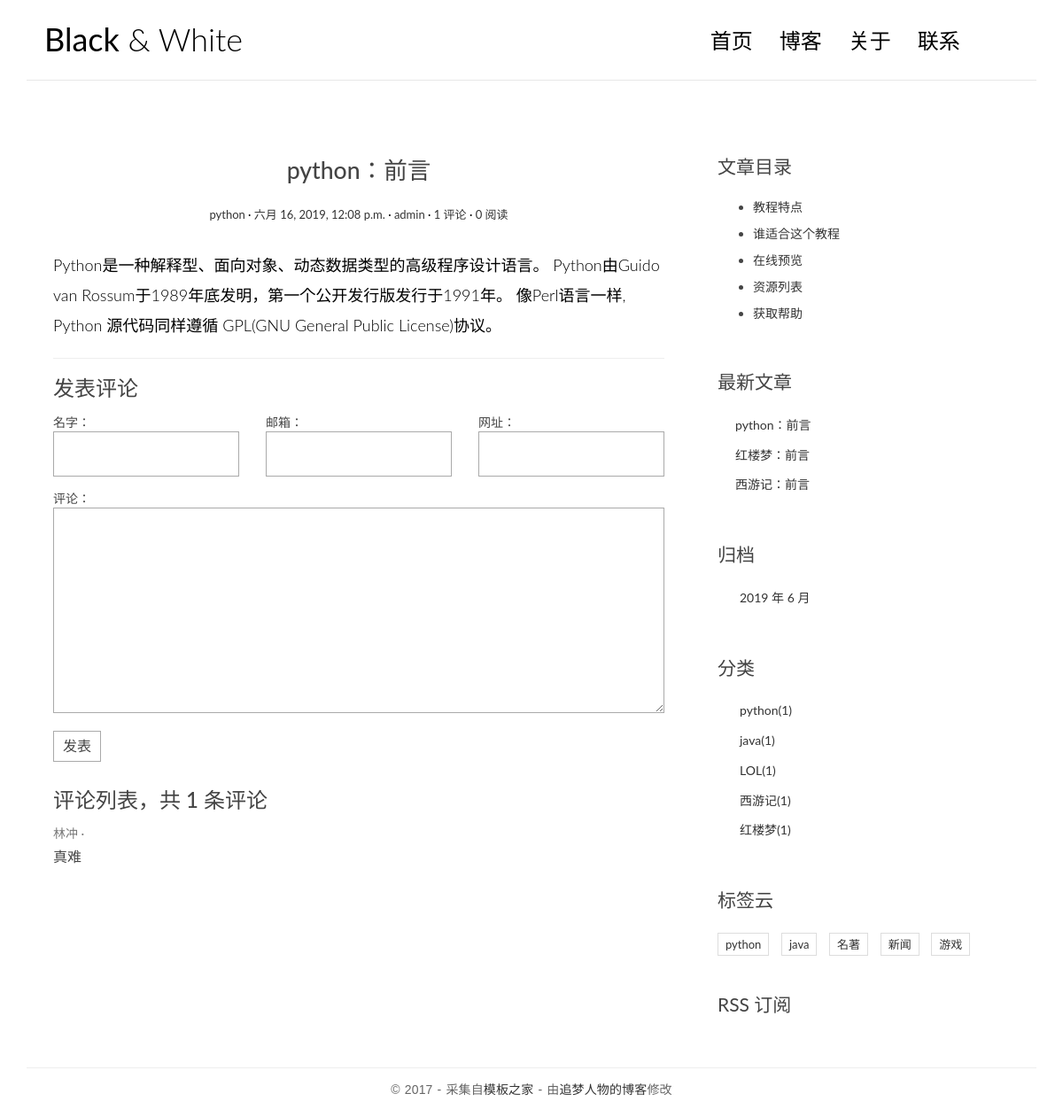
/single/1/, run on the app's committed database.
### blog/models.py (models this page shows, shortened)
class Article(models.Model):
    title=models.CharField(max_length=50)
    author=models.ForeignKey(User,on_delete=models.CASCADE)
    body=models.TextField()
    create_time=models.DateTimeField(auto_now=True)
    update_time=models.DateTimeField(auto_now_add=True)
    views=models.IntegerField(default=0)
    category=models.ForeignKey(Category,on_delete=models.CASCADE)
    tag=models.ManyToManyField(Tag)

class Category(models.Model):
    title=models.CharField(max_length=50)

class Tag(models.Model):
    title=models.CharField(max_length=50)

### comment/models.py (models this page shows)
class Comment(models.Model):
    name=models.CharField(max_length=50,verbose_name='名字：')
    content=models.TextField(max_length=500,verbose_name='评论：')
    email=models.EmailField(blank=True,null=True,verbose_name='邮箱：')
    url=models.URLField(blank=True,null=True,verbose_name='网址：')
    create_time=models.DateTimeField(auto_now=True)
    article=models.ForeignKey(Article,on_delete=models.CASCADE)

### blog/views.py (the view, shortened to what this page needs)
# urls.py: url('^single/(\d+)/$',SingleView.as_view(),name='single'),
class SingleView(View):
    def get(self,req,id):
        article=get_object_or_404(Article,pk=id)
        cf=CommentForm()
        return render(req,'blog/single.html',locals())

### blog/forms.py
class CommentForm(forms.ModelForm):
    class Meta():
        model=Comment
        fields=['name','email','url','content']
        widget={'content':forms.Textarea}

### blog/templatetags/my_fun.py (called while the page is built)
@register.simple_tag
def newarticles():
    return Article.objects.all().order_by('-create_time')[:3]

@register.simple_tag
def gui():
    return Article.objects.dates('create_time','month')

@register.simple_tag
def category():
    return Category.objects.all()

@register.simple_tag
def tag():
    return Tag.objects.all()

### template/blog/single.html (shortened to what this page needs)
{% extends 'blog/base.html' %}
{% block left %}
<article class="post post-1">
<header class="entry-header">
    <h1 class="entry-title">{{article.title}}：前言</h1>
    <div class="entry-meta">
        <span class="post-category"><a href="#">{{article.category.title}}</a></span>
        <span class="post-date"><a href="#"><time class="entry-date"
                                                  datetime="2012-11-09T23:15:57+00:00">{{article.create_time}}</time></a></span>
        <span class="post-author"><a href="#">{{article.author}}</a></span>
        <span class="comments-link"><a href="#">{{article.comment_set.count}} 评论</a></span>
        <span class="views-count"><a href="#">{{article.views}} 阅读</a></span>
    </div>
</header>
<div class="entry-content clearfix">
    {{article.body}}
</div>
</article>
<section class="comment-area" id="comment-area">
<hr>
<h3>发表评论</h3>
<form action="{% url 'blog:single' article.id %}" method="post" class="comment-form">
    <div class="row">
        <div class="col-md-4">
            {{cf.name.label}}
            {{cf.name}}
        </div>
        <div class="col-md-4">
            {{cf.email.label}}
            {{cf.email}}
        </div>
        <div class="col-md-4">
            {{cf.url.label}}
            {{cf.url}}
        </div>
        <div class="col-md-12">
            {{cf.content.label}}
            {{cf.content}}
            <button type="submit" class="comment-btn">发表</button>
        </div>
    </div>
</form>
<div class="comment-list-panel">
    <h3>评论列表，共 <span>{{article.comment_set.count}}</span> 条评论</h3>
    <ul class="comment-list list-unstyled">
        {% for comment in article.comment_set.all %}
            <li class="comment-item">
                <span class="nickname">{{comment.name}}</span>
                <div class="text">
                    {{comment.content}}
                </div>
            </li>
        {% endfor %}
    </ul>
</div>
</section>
{% endblock %}
{% block right %}
<div class="widget widget-content">
    <h3 class="widget-title">文章目录</h3>
    <ul>
        <li>
            <a href="#">教程特点</a>
        </li>
        <li>
            <a href="#">谁适合这个教程</a>
        </li>
        <li>
            <a href="#">在线预览</a>
        </li>
        <li>
            <a href="#">资源列表</a>
        </li>
        <li>
            <a href="#">获取帮助</a>
        </li>
    </ul>
</div>
{% endblock %}

### template/blog/base.html (shortened to what this page needs)
<!DOCTYPE html>
{% load my_fun %}
<html>
<head>
    <link rel="stylesheet" href="/static/css/bootstrap.min.css">
    <link rel="stylesheet" href="http://code.ionicframework.com/ionicons/2.0.1/css/ionicons.min.css">
    <link rel="stylesheet" href="/static/css/pace.css">
    <link rel="stylesheet" href="/static/css/custom.css">
</head>
<body>
<div class="container">
    <header id="site-header">
        <div class="row">
            <div class="col-md-4 col-sm-5 col-xs-8">
                <div class="logo">
                    <h1><a href="{% url 'blog:index' %}"><b>Black</b> &amp; White</a></h1>
                </div>
            </div>
            <div class="col-md-8 col-sm-7 col-xs-4">
                <nav class="main-nav" role="navigation">
                    <div class="collapse navbar-collapse" id="bs-example-navbar-collapse-1">
                        <ul class="nav navbar-nav navbar-right">
                            <li class="cl-effect-11"><a href="index.html" data-hover="首页">首页</a></li>
                            <li class="cl-effect-11"><a href="full-width.html" data-hover="博客">博客</a></li>
                            <li class="cl-effect-11"><a href="about.html" data-hover="关于">关于</a></li>
                            <li class="cl-effect-11"><a href="contact.html" data-hover="联系">联系</a></li>
                        </ul>
                    </div>
                </nav>
            </div>
        </div>
    </header>
</div>
<div class="content-body">
    <div class="container">
        <div class="row">
            <main class="col-md-8">
                {% block left %}{% endblock %}
            </main>
            <aside class="col-md-4">
                {% block right %}{% endblock %}
                <div class="widget widget-recent-posts">
                    <h3 class="widget-title">最新文章</h3>
                    <ul>
                        {% newarticles as articles %}
                        {% for article in articles%}
                            <li>
                                <a href="{% url 'blog:single' article.id %}">{{article.title}}：前言</a>
                            </li>
                        {% endfor %}
                    </ul>
                </div>
                <div class="widget widget-archives">
                    <h3 class="widget-title">归档</h3>
                    <ul>
                        {% gui as times %}
                        {% for time in times %}
                            <li>
                                <a href="{% url 'blog:gui' time.year time.month %}">{{time.year}} 年 {{time.month}} 月</a>
                            </li>
                        {% endfor %}
                    </ul>
                </div>
                <div class="widget widget-category">
                    <h3 class="widget-title">分类</h3>
                    <ul>
                        {% category as categorys %}
                        {% for c in categorys %}
                            <li>
                                <a href="{% url 'blog:category' c.id %}">{{c.title}}<span class="post-count">({{c.article_set.count}})</span></a>
                            </li>
                        {% endfor %}
                    </ul>
                </div>
                <div class="widget widget-tag-cloud">
                    <h3 class="widget-title">标签云</h3>
                    <ul>
                        {% tag as tags %}
                        {% for t in tags %}
                            <li>
                                <a href="{% url 'blog:tag' t.id %}">{{t.title}}</a>
                            </li>
                        {% endfor %}
                    </ul>
                </div>
                <div class="rss">
                    <a href="{% url 'blog:rss' %}"> RSS 订阅</a>
                </div>
            </aside>
        </div>
    </div>
</div>
<footer id="site-footer">
    <div class="container">
        <div class="row">
            <div class="col-md-12">
                <p class="copyright">&copy 2017 - 采集自<a href="http://www.cssmoban.com/"
                                                        target="_blank" title="模板之家">模板之家</a>
                    - 由<a href="http://zmrenwu.com/" title="网页模板" target="_blank">追梦人物的博客</a>修改
                </p>
            </div>
        </div>
    </div>
</footer>
</body>
</html>

### static/css/custom.css (style rules this page uses)
* { outline: none; }
h1, h2, h3, h4, h5, h6 { margin-top: 0; }
b { font-weight: 400; }
a { color: #333; }
body { color: #444; font-family: 'Lato', sans-serif; }
p { font-family: 'Ubuntu', sans-serif; font-weight: 400; word-spacing: 1px; letter-spacing: 0.01em; }
#site-header { background-color: #FFF; padding: 25px 20px; margin-bottom: 40px; border-bottom: 1px solid #e7e7e7; }
.logo h1 a { color: #000; }
.logo h1 { margin: 0; font-family: 'Lato', sans-serif; font-weight: 300; }
.main-nav { margin-top: 11px; max-width: 95%; }
.main-nav a { color: #000000 !important; padding: 0 0 5px 0 !important; margin-right: 30px; font-family: 'Lato', sans-serif; font-weight: 300; font-size: 24px; }
.cl-effect-11 a { padding: 10px 0; color: #0972b4; text-shadow: none; }
.cl-effect-11 a::before { position: absolute; top: 0; left: 0; overflow: hidden; padding: 0 0 5px 0 !important; max-width: 0; border-bottom: 1px solid #000; color: #000; content: attr(data-hover); white-space: nowrap; -webkit-transition: max-width 0.5s; -moz-transition: max-width 0.5s; transition: max-width 0.5s; }
.content-body { padding-bottom: 4em; }
.post { background: #fff; padding: 30px 30px 0; }
.entry-title { text-align: center; font-size: 1.9em; margin-bottom: 20px; line-height: 1.6; padding: 10px 20px 0; }
.entry-meta { text-align: center; color: #DDDDDD; font-size: 13px; margin-bottom: 30px; }
.entry-content { font-size: 18px; line-height: 1.9; font-weight: 300; color: #000; }
.post-category::after, .post-date::after, .post-author::after, .comments-link::after { content: ' ·'; color: #000; }
.widget { background: #fff; padding: 30px 0 0; }
.widget-title { font-size: 1.5em; margin-bottom: 20px; line-height: 1.6; padding: 10px 0 0; font-weight: 400; }
.widget-recent-posts ul { padding: 0; margin: 0; padding-left: 20px; }
.widget-recent-posts ul li { list-style-type: none; position: relative; line-height: 170%; margin-bottom: 10px; }
.widget-recent-posts ul li::before { content: '\f3d3'; font-family: "Ionicons"; position: absolute; left: -17px; top: 3px; font-size: 16px; color: #000; }
.widget-archives ul { padding: 0; margin: 0; padding-left: 25px; }
.widget-archives ul li { list-style-type: none; position: relative; line-height: 170%; margin-bottom: 10px; }
.widget-archives ul li::before { content: '\f3f3'; font-family: "Ionicons"; position: absolute; left: -25px; top: 1px; font-size: 16px; color: #000; }
.widget-category ul { padding: 0; margin: 0; padding-left: 25px; }
.widget-category ul li { list-style-type: none; position: relative; line-height: 170%; margin-bottom: 10px; }
.widget-category ul li::before { content: '\f3fe'; font-family: "Ionicons"; position: absolute; left: -25px; top: 1px; font-size: 18px; color: #000; }
.widget-tag-cloud ul { padding: 0; margin: 0; margin-right: -10px; }
.widget-tag-cloud ul li { list-style-type: none; font-size: 13px; display: inline-block; margin-right: 10px; margin-bottom: 10px; padding: 3px 8px; border: 1px solid #ddd; }
.widget-content ul li { margin-bottom: 10px; }
.rss { font-size: 21px; margin-top: 30px; }
.rss a { color: #444; }
#site-footer { padding-top: 10px; padding: 0 0 1.5em 0; }
.copyright { text-align: center; padding-top: 1em; margin: 0; border-top: 1px solid #eee; color: #666; }
.contact-form input, .comment-form input { border: 1px solid #aaa; margin-bottom: 15px; width: 100%; padding: 15px 15px; font-size: 16px; line-height: 100%; transition: 0.4s border-color linear; }
.contact-form textarea, .comment-form textarea { border: 1px solid #aaa; margin-bottom: 15px; width: 100%; padding: 15px 15px; font-size: 16px; line-height: 20px !important; min-height: 183px; transition: 0.4s border-color linear; }
.comment-area { padding: 0 30px 0; }
.comment-form { margin-top: 15px; }
.comment-form .comment-btn { background-color: #fff; border: 1px solid #aaa; font-size: 16px; padding: 5px 10px; }
.comment-list-panel { margin-top: 30px; }
.comment-list { margin-top: 15px; }
.comment-item .nickname, .comment-item .submit-date { color: #777; font-size: 14px; }
.comment-item .nickname:after { content: ' ·'; }
.comment-item .text { padding-top: 5px; font-size: 16px; }

### data on the page
Article: title "python", category "python", create_time "六月 16, 2019, 12:08 p.m.", author "admin", comment_set.count "1", views "0", body "Python是一种解释型、面向对象、动态数据类型的高级程序设计语言。 Python由Guido van Rossum于1989年底发明，第一个公开发行版发行于1991年。 像Perl语言一样, Python 源代码同样遵循 GPL(GNU General Public License)协议。"
Comment: name "林冲", content "真难"
Article: title "红楼梦"
Article: title "西游记"
Category: title "python", article_set.count "1"
Category: title "java", article_set.count "1"
Category: title "LOL", article_set.count "1"
Category: title "西游记", article_set.count "1"
Category: title "红楼梦", article_set.count "1"
Tag: title "python"
Tag: title "java"
Tag: title "名著"
Tag: title "新闻"
Tag: title "游戏"

### other printed values
{{ cf.name.label }} "名字："
{{ cf.email.label }} "邮箱："
{{ cf.url.label }} "网址："
{{ cf.content.label }} "评论："
{{ time.year }} "2019"
{{ time.month }} "6"
